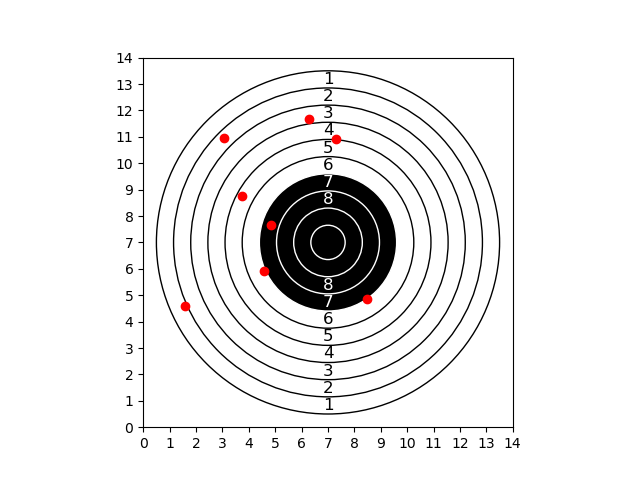

The Python source for this figure:
import matplotlib.pyplot as plt

def draw_target(ax):
    # Średnica największego okręgu
    max_diameter = 13

    # Promień największego okręgu
    max_radius = max_diameter / 2

    # Środek tarczy
    center = (7, 7)

    # Liczba okręgów
    num_circles = 10

    # Kolory okręgów: pierwsze 6 zewnętrznych białe, kolejne 4 wewnętrzne czarne
    for i in range(num_circles):
        radius = max_radius - i * (max_radius / num_circles)
        if i < 6:
            # Okręgi białe z czarnymi obwodami
            circle = plt.Circle(center, radius, color='white', ec='black')
        else:
            # Okręgi czarne z białymi obwodami
            circle = plt.Circle(center, radius, color='black', ec='white')
        ax.add_patch(circle)

    # Numerowanie okręgów
    for i in range(6):
        # Numerowanie dla okręgów od 1 do 8 (od góry do dołu)
        ax.text(center[0], center[1] + (max_radius - (i + 0.5) * (max_radius / num_circles)), str(i + 1),
                color='black', fontsize=12, ha='center', va='center')

    for i in range(6,8):
        # Numerowanie dla okręgów od 1 do 8 (od góry do dołu)
        ax.text(center[0], center[1] + (max_radius - (i + 0.5) * (max_radius / num_circles)), str(i + 1),
            color='white', fontsize=12, ha='center', va='center')

    for i in range(6):
        # Numerowanie dla okręgów od 1 do 8 (od dołu do góry)
        ax.text(center[0], center[1] - (max_radius - (i + 0.5) * (max_radius / num_circles)), str(i + 1),
                color='black', fontsize=12, ha='center', va='center')

    for i in range(6,8):
        # Numerowanie dla okręgów od 1 do 8 (od dołu do góry)
        ax.text(center[0], center[1] - (max_radius - (i + 0.5) * (max_radius / num_circles)), str(i + 1),
                color='white', fontsize=12, ha='center', va='center')

    # Ustawienia osi
    ax.set_xlim(0, 14)
    ax.set_ylim(0, 14)
    ax.set_aspect('equal', 'box')
    ax.set_xticks(range(0, 15))
    ax.set_yticks(range(0, 15))
    # ax.grid(True)  # dodawanie siatki

# współrzędne strzałów
shots = [
    ((7884.775543608633*13)/64430, (22838.51119155334*13)/64430),
    ((24073.51260199742*13/64430), (37992.12236113629*13/64430)),
    ((15116.66390309517*13/64430), (54275.71549885366*13/64430)),
    ((18564.395807999732*13/64430), (43437.10125277875*13/64430)),
    ((22664.709740788436*13/64430), (29410.843368672293*13/64430)),
    ((31067.860132505986*13/64430), (57912.247095776445*13/64430)),
    ((36189.26367992368*13/64430), (54073.65887752067*13/64430)),
    ((42077.08474912534*13/64430), (24095.11853764947*13/64430))
]


fig, ax = plt.subplots()
draw_target(ax)

# Rysowanie strzałów
for x, y in shots:
    ax.plot(x, y, 'ro')  # dodanie czerwonego punktu

plt.savefig("visualization.png")
plt.show()
plt.close()
